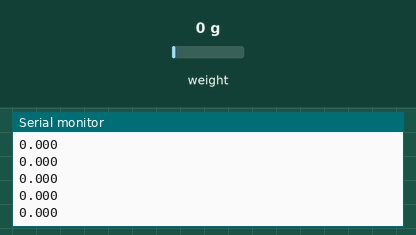
Bench run of a sketch on a simulated Arduino Uno, built with avr-gcc and run on an emulated ATmega328P. On the bench: the last lines printed to the serial monitor. Inputs (shaded band) come from the test bench; at power-on: weight on the scale 0 g.

Above: at 1.2 s.
1.3 s: weight on the scale set to 100 g
At 1.31 s:
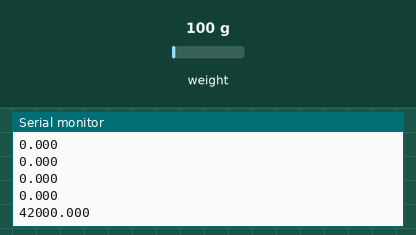
2.8 s: weight on the scale set to 1250 g
At 2.82 s:
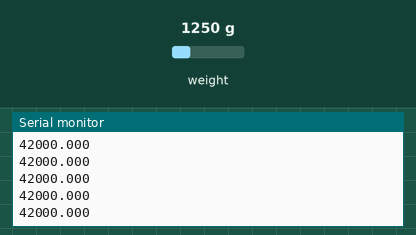
Timing chart, 0 to 5.8 s (numbered marks = the images above; inputs shaded):
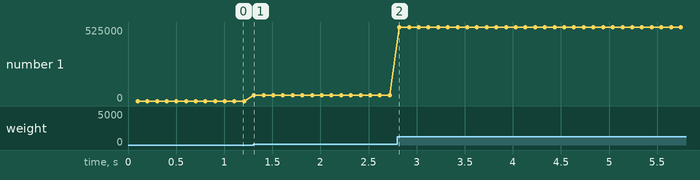

The sketch:

load_basic_test0.ino
```cpp
#include "HX711.h"

#define DOUT  3
#define CLK  2

HX711 scale(DOUT, CLK);

void setup()
{
  Serial.begin(9600);

}

void loop()
{
  Serial.print(scale.get_units(), 3);
  Serial.println();
}
```

Measured:
- after the input at 1.3 s, the serial monitor: prints a new line at once (image 1)
- plotted number 1: 0 → 42000 after the input at 1.3 s, 42000 → 525000 after the input at 2.8 s
